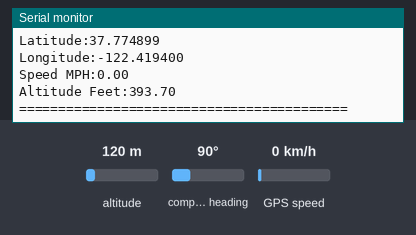
Recording of a sketch running on a simulated Arduino Uno, built with avr-gcc and run on an emulated ATmega328P. Parts: the last lines printed to the serial monitor. The inputs (shaded band) are chosen by the test bench; at power-on: altitude 120 m, GPS speed 0 km/h, compass heading 90°. The GPS gets a fix after 3 s at 37.7749, -122.4194 with 8 satellites; the modem accepts every AT command (registered, SIM ready, sends succeed) and sends nothing else.

Above: at 11.4 s.
11.5 s: altitude set to 20 m
At 12.8 s:
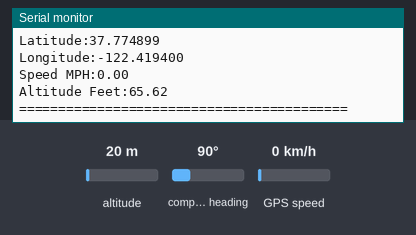
13.0 s: GPS speed set to 2 km/h
At 14.0 s:
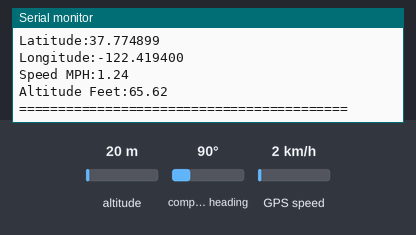
14.5 s: altitude set to 250 m
At 16.1 s:
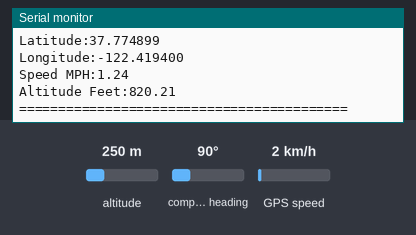
Timing chart, 0 to 17.6 s (numbered marks = the images above; inputs shaded):
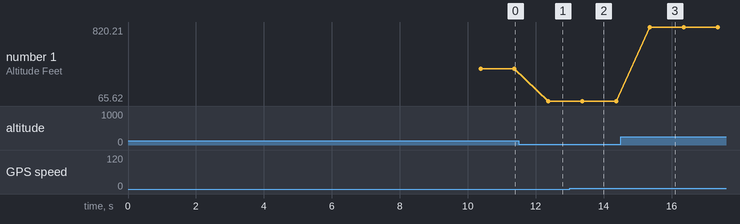

The sketch:

FINAL_V1.ino
```cpp
#include "TinyGPS++.h"
#include <SoftwareSerial.h>
#include <Wire.h>
#define SIM800_TX_PIN 2
#define SIM800_RX_PIN 3
#define GPS_TX_PIN 8
#define GPS_RX_PIN 9

SoftwareSerial GPS(GPS_TX_PIN, GPS_RX_PIN);
SoftwareSerial SIM(SIM800_TX_PIN, SIM800_RX_PIN);
TinyGPSPlus gps;

String APN = "internet";
String APN_USER = "true";
String APN_PASS = "true";
String URL = "http://miliohm.com/getData.php?data=";  //URL for HTTP-POST-REQUEST
String URLS = "http://34.87.122.165/sims/web/call_apis.php?true=1";
int ran;

// Used baud rates (define based on used modules)
static const uint32_t SimBaudrate = 9600;
static const uint32_t GPSBaud = 9600;
static const uint32_t SerialBaudrate = 9600;

void setup() {

  Serial.begin(SerialBaudrate);
  GPS.begin(GPSBaud);
  SIM.begin(SimBaudrate);
  SIM.listen();

  Serial.println("Waiting for init");
  // Wait few seconds so that module is able to take AT commands
  delay(5000);
  Serial.println("Init... waiting until module has connected to network");

  // Start AT communication. This sets auto baud and enables module to send data
  SIM.println("AT");
  // Wait until module is connected and ready

}

void loop()
{
  //  gsm_sendhttp();
  while (GPS.available()) {
    gps.encode(GPS.read());
  }
  if (gps.location.isUpdated()) {
    Serial.println("==========================================");
    Serial.println("Satellite Count:" + String(gps.satellites.value()));
    Serial.println("Latitude:" + String(gps.location.lat(), 6));
    Serial.println("Longitude:" + String(gps.location.lng(), 6));
    Serial.println("Speed MPH:" + String(gps.speed.mph()));
    Serial.println("Altitude Feet:" + String(gps.altitude.feet()));
    Serial.println("==========================================");
  }
}


void gsm_sendhttp() {


  while (GPS.available()) //While there are characters to come from the GPS
  {
    gps.encode(GPS.read());//This feeds the serial NMEA data into the library one char at a time
  }
  if (gps.location.isUpdated()) //This will pretty much be fired all the time anyway but will at least reduce it to only after a package of NMEA data comes in
  {

    Serial.println("");
    Serial.println("Initializing...");
    delay(1000);
    SIM.println("AT");
    runsl();
    delay(3000);
    SIM.println("AT+CSQ");    //Signal quality test, value range is 0-31 , 31 is the best
    runsl();
    delay(1000);
    SIM.println("AT+CCID");   //Read SIM information to confirm whether the SIM is plugged
    runsl();
    delay(1000);
    SIM.println("AT+CREG?");  //Check whether it has registered in the network
    runsl();
    delay(1000);
    SIM.println("AT+SAPBR=3,1,Contype,GPRS");
    runsl();
    delay(100);
    SIM.println("AT+SAPBR=3,1,APN," + APN);
    runsl();
    delay(100);
    SIM.println("AT+SAPBR=3,1,USER," + APN_USER); //Comment out, if you need username
    runsl();
    delay(100);
    SIM.println("AT+SAPBR=3,1,PWD," + APN_PASS); //Comment out, if you need password
    runsl();
    delay(100);
    SIM.println("AT+SAPBR=1,1");
    runsl();
    delay(1000);
    SIM.println("AT+SAPBR=2,1");
    runsl();
    delay(2000);
    SIM.println("AT+HTTPINIT");
    runsl();
    delay(100);
    SIM.println("AT+HTTPPARA=CID,1");
    runsl();
    delay(100);
    SIM.println("AT+HTTPPARA=URL," + URLS + "&latitude=" + String(gps.location.lat(), 6) + "&longitude=" + String(gps.location.lng(), 6));
    runsl();
    delay(1000);
    SIM.println("AT+HTTPACTION=0");
    runsl();
    delay(3000);
    SIM.println("AT+HTTPREAD");
    runsl();
    delay(100);
    SIM.println("AT+HTTPTERM");
    runsl();

    //Get the latest info from the gps object which it derived from the data sent by the GPS unit
    Serial.println("==========================================");
    Serial.println("Satellite Count:" + String(gps.satellites.value()));
    Serial.println("Latitude:" + String(gps.location.lat(), 6));
    Serial.println("Longitude:" + String(gps.location.lng(), 6));
    Serial.println("Speed MPH:" + String(gps.speed.mph()));
    Serial.println("Altitude Feet:" + String(gps.altitude.feet()));
    Serial.println("==========================================");
  }
}

//Print GSM Status
void runsl() {
  while (SIM.available()) {
    Serial.write(SIM.read());
  }
}
```

Measured:
- after the input at 11.5 s, the serial monitor: prints a new line after 0.86 s (image 1)
- after the input at 13.0 s, the serial monitor: prints a new line after 0.35 s (image 2)
- after the input at 14.5 s, the serial monitor: prints a new line after 0.86 s (image 3)
- plotted number 1: 393.7 → 65.62 after the input at 11.5 s, 65.62 → 820.21 after the input at 14.5 s
